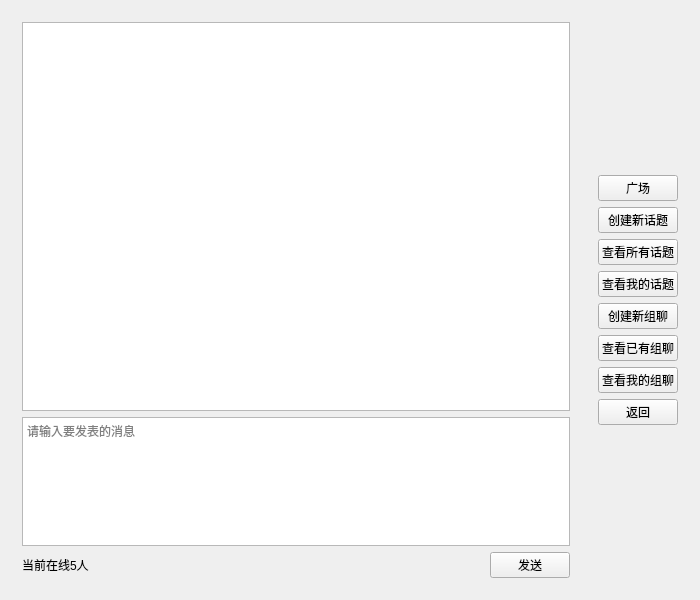
<?xml version="1.0" encoding="UTF-8"?>
<ui version="4.0">
 <class>JC_HomeDialog</class>
 <widget class="QMainWindow" name="JC_HomeDialog">
  <property name="geometry">
   <rect>
    <x>0</x>
    <y>0</y>
    <width>700</width>
    <height>600</height>
   </rect>
  </property>
  <property name="windowTitle">
   <string>JustChat</string>
  </property>
  <widget class="QWidget" name="centralWidget">
   <layout class="QGridLayout" name="gridLayout">
    <item row="0" column="0">
     <layout class="QHBoxLayout" name="mainLayout">
      <item>
       <widget class="QWidget" name="onlineChatWidget" native="true">
        <layout class="QVBoxLayout" name="showArea">
         <item>
          <layout class="QHBoxLayout" name="horizontalLayout_2" stretch="5">
           <item>
            <layout class="QVBoxLayout" name="verticalLayout" stretch="3,1">
             <item>
              <widget class="QListWidget" name="lstMsgWindow"/>
             </item>
             <item>
              <widget class="QTextEdit" name="txtInputWindow">
               <property name="placeholderText">
                <string>请输入要发表的消息</string>
               </property>
              </widget>
             </item>
            </layout>
           </item>
          </layout>
         </item>
         <item>
          <layout class="QHBoxLayout" name="horizontalLayout">
           <item>
            <widget class="QLabel" name="label">
             <property name="text">
              <string>当前在线5人</string>
             </property>
            </widget>
           </item>
           <item>
            <spacer name="horizontalSpacer">
             <property name="orientation">
              <enum>Qt::Horizontal</enum>
             </property>
             <property name="sizeHint" stdset="0">
              <size>
               <width>40</width>
               <height>20</height>
              </size>
             </property>
            </spacer>
           </item>
           <item>
            <widget class="QPushButton" name="btnSendMsg">
             <property name="text">
              <string>发送</string>
             </property>
            </widget>
           </item>
          </layout>
         </item>
        </layout>
       </widget>
      </item>
      <item>
       <widget class="QWidget" name="btnArea" native="true">
        <layout class="QVBoxLayout" name="verticalLayout_3">
         <item>
          <layout class="QVBoxLayout" name="verticalLayout_2">
           <item>
            <widget class="QPushButton" name="btnHome">
             <property name="text">
              <string>广场</string>
             </property>
            </widget>
           </item>
           <item>
            <widget class="QPushButton" name="btnNewTopic">
             <property name="text">
              <string>创建新话题</string>
             </property>
            </widget>
           </item>
           <item>
            <widget class="QPushButton" name="btnTopicTable">
             <property name="text">
              <string>查看所有话题</string>
             </property>
            </widget>
           </item>
           <item>
            <widget class="QPushButton" name="btnMyTopicTable">
             <property name="text">
              <string>查看我的话题</string>
             </property>
            </widget>
           </item>
           <item>
            <widget class="QPushButton" name="btnNewGroup">
             <property name="text">
              <string>创建新组聊</string>
             </property>
            </widget>
           </item>
           <item>
            <widget class="QPushButton" name="btnGroupTable">
             <property name="text">
              <string>查看已有组聊</string>
             </property>
            </widget>
           </item>
           <item>
            <widget class="QPushButton" name="btnMyGroupTable">
             <property name="text">
              <string>查看我的组聊</string>
             </property>
            </widget>
           </item>
           <item>
            <widget class="QPushButton" name="btnBack">
             <property name="text">
              <string>返回</string>
             </property>
            </widget>
           </item>
          </layout>
         </item>
        </layout>
       </widget>
      </item>
     </layout>
    </item>
   </layout>
  </widget>
 </widget>
 <layoutdefault spacing="6" margin="11"/>
 <resources>
  <include location="JustChat.qrc"/>
 </resources>
 <connections/>
</ui>
